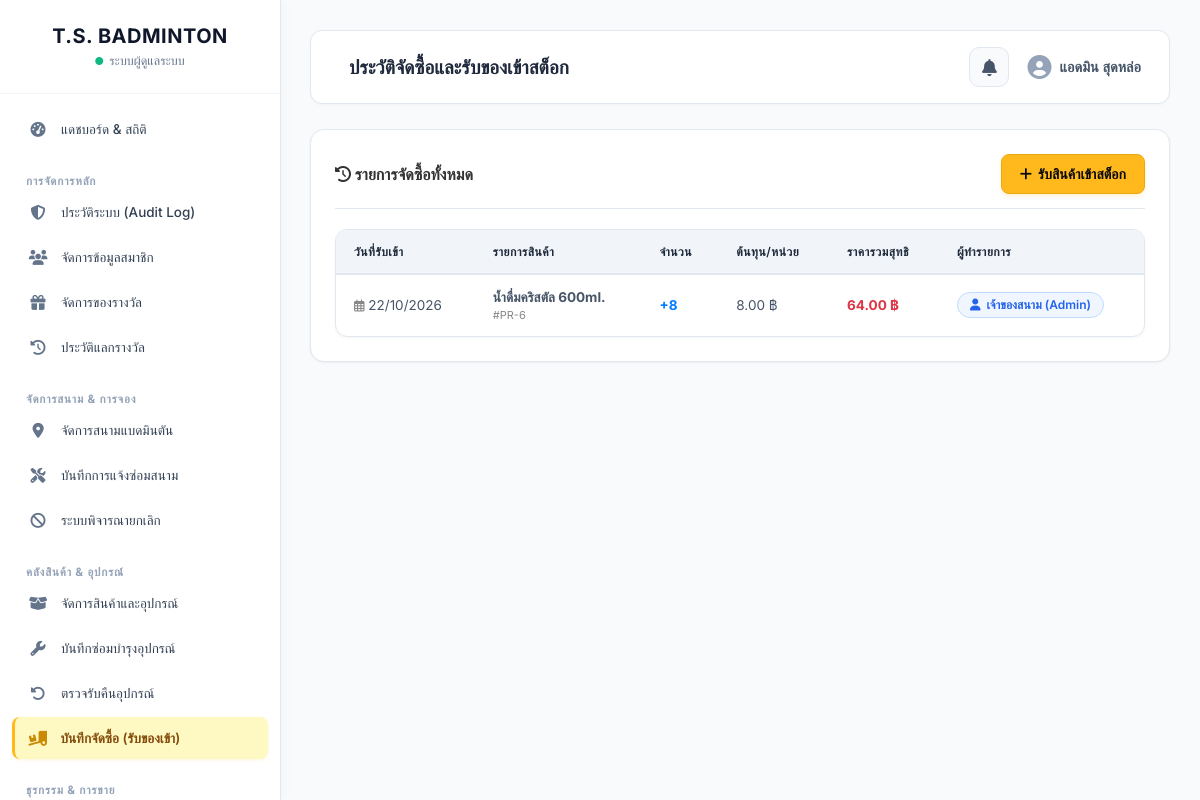
/admin/purchases.php (signed in), run on the app's committed database.
### tables this page shows
CREATE TABLE `purchase` (
  `purchase_id` int(11) NOT NULL AUTO_INCREMENT,
  `product_id` int(11) NOT NULL,
  `admin_id` int(11) NOT NULL,
  `purchase_quantity` int(11) NOT NULL,
  `purchase_price_per_unit` decimal(8,2) NOT NULL,
  `purchase_total_price` decimal(8,2) NOT NULL,
  `purchase_date` date NOT NULL,
  PRIMARY KEY (`purchase_id`),
  KEY `product_id` (`product_id`),
  KEY `admin_id` (`admin_id`),
  CONSTRAINT `purchase_ibfk_1` FOREIGN KEY (`product_id`) REFERENCES `product` (`product_id`) ON DELETE CASCADE,
  CONSTRAINT `purchase_ibfk_2` FOREIGN KEY (`admin_id`) REFERENCES `admin` (`admin_id`)
);

CREATE TABLE `product` (
  `product_id` int(11) NOT NULL AUTO_INCREMENT,
  `product_name` varchar(100) NOT NULL,
  `product_image` varchar(255) DEFAULT NULL,
  `product_type` enum('อุปกรณ์เช่า','สินค้าบริโภค') NOT NULL,
  `product_price` decimal(8,2) NOT NULL,
  `product_stock` int(11) NOT NULL DEFAULT 0,
  `product_brand` varchar(100) DEFAULT NULL,
  `product_model` varchar(100) DEFAULT NULL,
  `product_size` varchar(20) DEFAULT NULL,
  `product_level` enum('มือใหม่','มือโปร') DEFAULT NULL,
  `product_min_stock` int(11) NOT NULL DEFAULT 5,
  PRIMARY KEY (`product_id`)
);

### admin/purchases.php (the view, shortened to what this page needs)
<?php
require_once 'includes/auth_check.php';
try {
    $sql = "SELECT pu.*, p.product_name, p.product_image, a.admin_name
            FROM Purchase pu
            JOIN Product p ON pu.product_id = p.product_id
            JOIN Admin a ON pu.admin_id = a.admin_id
            ORDER BY pu.purchase_date DESC, pu.purchase_id DESC";
    $stmt = $conn->query($sql);
    $purchases = $stmt->fetchAll(PDO::FETCH_ASSOC);
} catch(PDOException $e) {
    $_SESSION['error'] = "เกิดข้อผิดพลาด: " . $e->getMessage();
}
?>
<?php
$page_header = '<i class=\"fas fa-truck-loading\"></i> ประวัติจัดซื้อและรับของเข้าสต็อก';
include 'includes/header.php';
?>
<div class="admin-card">
    <div class="header-between mb-20">
        <h4 class="m-0 text-dark-custom"><i class="fas fa-history"></i> รายการจัดซื้อทั้งหมด</h4>
        <a href="purchase_add.php" class="btn-submit text-decor-none">
            <i class="fas fa-plus"></i> รับสินค้าเข้าสต็อก
        </a>
    </div>
    <table class="admin-table">
        <thead>
            <tr>
                <th>วันที่รับเข้า</th>
                <th>รายการสินค้า</th>
                <th>จำนวน</th>
                <th>ต้นทุน/หน่วย</th>
                <th>ราคารวมสุทธิ</th>
                <th>ผู้ทำรายการ</th>
            </tr>
        </thead>
        <tbody>
            <?php if (count($purchases) > 0): ?>
                <?php foreach ($purchases as $row): ?>
                <tr>
                    <td><i class="far fa-calendar-alt text-small-muted"></i> <?php echo date('d/m/Y', strtotime($row['purchase_date'])); ?></td>
                    <td>
                        <strong><?php echo htmlspecialchars($row['product_name']); ?></strong><br>
                        <span class="text-11 text-muted-custom">#PR-<?php echo $row['purchase_id']; ?></span>
                    </td>
                    <td><strong class="text-primary">+<?php echo $row['purchase_quantity']; ?></strong></td>
                    <td><?php echo number_format($row['purchase_price_per_unit'], 2); ?> ฿</td>
                    <td><strong class="text-danger"><?php echo number_format($row['purchase_total_price'], 2); ?> ฿</strong></td>
                    <td><span class="badge badge-info"><i class="fas fa-user"></i> <?php echo htmlspecialchars($row['admin_name']); ?></span></td>
                </tr>
                <?php endforeach; ?>
            <?php endif; ?>
        </tbody>
    </table>
</div>
<?php include 'includes/footer.php'; ?>

### assets/css/global.css (style rules this page uses)
:root { --bg-primary: #090909; --bg-surface: #191919; --bg-elevated: #292929; --color-gold: #FFB91D; --color-gold-hover: #E9A812; --text-primary: #F5F5F5; --text-secondary: #A3A3A3; --text-on-gold: #090909; --border-color: #383838; --status-available: #22C55E; --status-booked: #EF4444; --brand-accent: var(--color-gold); --text-muted: var(--text-secondary); --shadow-lg: 0 10px 25px -3px rgba(0, 0, 0, 0.7); --radius-sm: 6px; --radius-md: 10px; --radius-lg: 16px; --radius-full: 9999px; --transition-fast: 0.2s ease; --transition-normal: 0.3s ease; }
.text-danger { color: #dc3545 !important; }
.btn-submit, .btn-register, .btn-confirm-booking { display: inline-block; padding: 12px 20px; font-size: 16px; font-weight: 600; text-align: center; border: none; border-radius: 6px; cursor: pointer; transition: all 0.3s; text-decoration: none; box-sizing: border-box; }
.btn-submit, .btn-confirm-booking { background-color: #28a745; color: white; }
.badge, .badge-status { padding: 4px 8px; border-radius: 4px; font-size: 12px; font-weight: bold; display: inline-block; }
.badge-info { background-color: #17a2b8; color: #fff; }

### data on the page
purchase: purchase_date "22/10/2026", product.product_name "น้ำดื่มคริสตัล 600ml.", purchase_id "6", purchase_quantity "8", purchase_price_per_unit "8.00", purchase_total_price "64.00", admin.admin_name "เจ้าของสนาม (Admin)"

### other printed values
$_SESSION['admin_name'] "แอดมิน สุดหล่อ"
